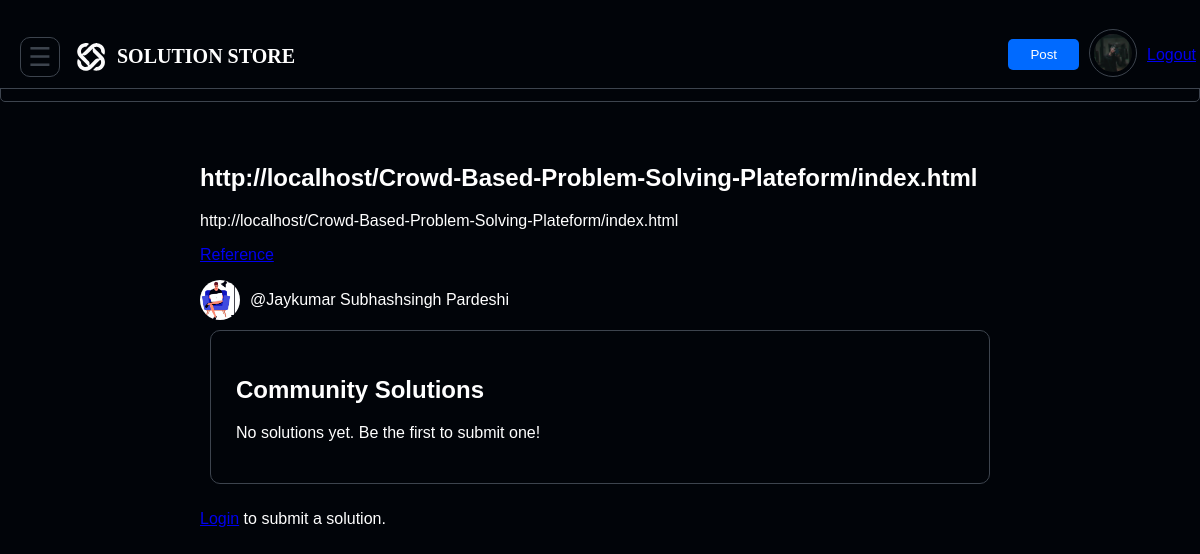
/problem.php?id=1, run on the app's committed database.
### tables this page shows
CREATE TABLE `problems` (
  `contentid` int(11) NOT NULL,
  `title` varchar(255) DEFAULT NULL,
  `description` text DEFAULT NULL,
  `reference_link` varchar(100) DEFAULT NULL,
  `tags` varchar(255) DEFAULT NULL,
  `user_id` int(11) DEFAULT NULL,
  `createdat` datetime DEFAULT NULL
);

CREATE TABLE `users` (
  `user_id` int(11) NOT NULL,
  `username` varchar(255) DEFAULT NULL,
  `email` varchar(255) DEFAULT NULL,
  `mono` varchar(15) DEFAULT NULL,
  `password` varchar(255) DEFAULT NULL,
  `bio` text DEFAULT NULL,
  `profilepicture` varchar(255) DEFAULT NULL
);

### problem.php (the view, shortened to what this page needs)
<?php
include 'db.php';
$content_id = (int)$_GET['id'];
$user_id = $_SESSION['user_id'] ?? null;
$stmt = $conn->prepare("
    SELECT p.*, u.username, u.profilepicture
    FROM problems p
    JOIN users u ON p.user_id = u.user_id
    WHERE p.contentid = ?
");
$stmt->bind_param("i", $content_id);
$stmt->execute();
$result = $stmt->get_result();
$problem = $result->fetch_assoc();
$sql2 = "
    SELECT s.solutionid, s.title AS sol_title, s.description AS sol_desc,
           s.mediaurl, s.solutionlink, u.username AS sol_user,
           (SELECT COUNT(*) FROM solution_upvotes su WHERE su.solutionid = s.solutionid) AS upvotes,
           EXISTS (SELECT 1 FROM solution_upvotes su WHERE su.solutionid = s.solutionid AND su.user_id = ?) AS already_upvoted
    FROM solutions s
    JOIN users u ON s.userid = u.user_id
    WHERE s.contentid = ?
    ORDER BY upvotes DESC, s.solutionid DESC
";
$stmt2 = $conn->prepare($sql2);
$stmt2->bind_param("ii", $user_id, $content_id);
$stmt2->execute();
$solutions = $stmt2->get_result();
?>
<!doctype html>
<html>
<head>
  <link rel="stylesheet" href="index.css">
  <link rel="stylesheet" href="navbar.css">
</head>
<body>
  <div class="navbar">
              <div class="left-icons">
                <button class="menu-icon" onclick="toggleSidebar()">☰</button>
                <img src="src/image.svg" alt="Logo" class="logo">
                <h2 class="wename">SOLUTION STORE</h2>
              </div>
              <div class="nav-right">
                <button class="post-btn" id="postBtn">Post</button>
                <a id="profilelink" href="#">
                  <img id="avatar" src="src/profile.jpg" alt="Avatar" class="profile-pic">
                </a>
                <a href="logout.php" class="logout-button">Logout</a>
              </div>
            </div>
    <h1 style="
    padding: 20px;
    font-family:-apple-system, BlinkMacSystemFont, 'Segoe UI', Helvetica, Arial, sans-serif, 'Apple Color Emoji', 'Segoe UI Emoji', 'Segoe UI Symbol';
    border: 1px solid rgb(61, 68, 78);
    text-align: center;
    border-radius: 5px;
  ">Problem Details</h1>
  <main class="container">
    <section class="problem-detail">
      <h1><?= htmlentities($problem['title']) ?></h1>
      <p><?= nl2br(htmlentities($problem['description'])) ?></p>
      <?php if (!empty($problem['reference_link'])): ?>
        <p><a href="<?= htmlentities($problem['reference_link']) ?>" target="_blank">Reference</a></p>
      <?php endif; ?>
      <div class="author-info">
        <img src="<?= htmlentities($problem['profilepicture']) ?>" alt="@<?= htmlentities($problem['username']) ?>" class="avatar">
        <span>@<?= htmlentities($problem['username']) ?></span>
      </div>
    </section>
    <section class="problem-card">
      <h2>Community Solutions</h2>
      <?php if ($solutions->num_rows === 0): ?>
        <p>No solutions yet. Be the first to submit one!</p>
      <?php endif; ?>
    </section>
    <?php if ($user_id): ?>
    <section class="problem-card" id="newSolutionForm">
      <h3>Submit Your Solution</h3>
      <form class="problem-card" id="solutionForm">
        <input type="hidden" name="content_id" value="<?= $content_id ?>">
        <input type="text" name="title" placeholder="Solution Title" required>
        <textarea name="description" placeholder="Solution Description" required></textarea>
        <input type="url" name="media_url" placeholder="Media URL (optional)">
        <input type="url" name="solution_link" placeholder="Solution Link (optional)">
        <button type="submit">Post Solution</button>
      </form>
    </section>
    <?php else: ?>
      <p><a href="login.html">Login</a> to submit a solution.</p>
    <?php endif; ?>
  </main>
</body>
</html>

### index.css (style rules this page uses)
body { margin: 0; font-family: Arial; background-color:rgb(1,4,9); color: white; }
.problem-card { background-color: rgb(1,4,9); border: .5px solid rgb(61, 68, 78); padding: 25px; margin: 10px; border-radius: 10px; }

### navbar.css (style rules this page uses)
.container { display: flex; flex-direction: column; height: auto; }
.navbar { position: absolute; display: flex; width: 98%; justify-content: space-between; align-items: center; height: 27px; padding: 20px; background-color: rgb(1,4,9); border-bottom: 0.5px solid rgb(61, 68, 78); }
.navbar .left-icons, .navbar .nav-right { display: flex; align-items: center; gap: 10px; }
.menu-icon { margin-top: 5px; width: 40px; padding: 10px; height: 40px; background-color: transparent; color: rgb(61, 68, 78); font-size: 26px; border: 1px solid rgb(61, 68, 78); border-radius: 10px; display: flex; flex-direction: column; justify-content: center; align-items: center; gap: 6px; }
.logo { position: relative; width: 32px; padding-top: 4px; padding-left: 5px; }
.wename { font-size: 20px; margin-top: 20px; font-family: cursive; }
.post-btn { background: #006aff; color: white; border: none; padding: 8px 22px; border-radius: 5px; }
.profile-pic { width: 38px; height: 38px; padding: 4px; border: 1px solid rgb(61, 68, 78); border-radius: 50%; }

### problem.php (style rules this page uses)
.container { max-width: 800px; margin: auto; padding: 20px; }
.author-info { display: flex; align-items: center; margin-top: 10px; }
.author-info img.avatar { width: 40px; height: 40px; border-radius: 50%; margin-right: 10px; object-fit: cover; }
button { padding: 10px 20px; background: #007bff; color: white; border: none; border-radius: 4px; cursor: pointer; }

### data on the page
problems: title "http://localhost/Crowd-Based-Problem-Solving-Plateform/index.html", description "http://localhost/Crowd-Based-Problem-Solving-Plateform/index.html", user.profilepicture (picture), user.username "Jaykumar Subhashsingh Pardeshi"
